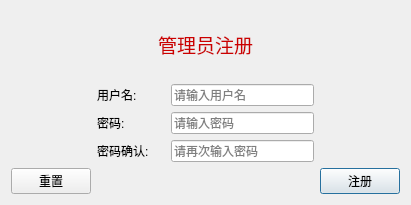
<?xml version="1.0" encoding="UTF-8"?>
<ui version="4.0">
 <class>AddAdminDialog</class>
 <widget class="QDialog" name="AddAdminDialog">
  <property name="geometry">
   <rect>
    <x>0</x>
    <y>0</y>
    <width>411</width>
    <height>205</height>
   </rect>
  </property>
  <property name="windowTitle">
   <string>Dialog</string>
  </property>
  <layout class="QGridLayout" name="gridLayout">
   <item row="5" column="4">
    <widget class="QPushButton" name="registe">
     <property name="text">
      <string>注册</string>
     </property>
     <property name="checkable">
      <bool>false</bool>
     </property>
     <property name="checked">
      <bool>false</bool>
     </property>
     <property name="default">
      <bool>true</bool>
     </property>
    </widget>
   </item>
   <item row="5" column="0">
    <widget class="QPushButton" name="reset">
     <property name="text">
      <string>重置</string>
     </property>
    </widget>
   </item>
   <item row="2" column="1">
    <widget class="QLabel" name="label_2">
     <property name="text">
      <string>用户名:</string>
     </property>
    </widget>
   </item>
   <item row="3" column="1">
    <widget class="QLabel" name="label_3">
     <property name="text">
      <string>密码:</string>
     </property>
    </widget>
   </item>
   <item row="4" column="1">
    <widget class="QLabel" name="label_4">
     <property name="text">
      <string>密码确认:</string>
     </property>
    </widget>
   </item>
   <item row="2" column="2" colspan="2">
    <widget class="QLineEdit" name="userlineEdit">
     <property name="placeholderText">
      <string>请输入用户名</string>
     </property>
    </widget>
   </item>
   <item row="3" column="2" colspan="2">
    <widget class="QLineEdit" name="pswlineEdit">
     <property name="echoMode">
      <enum>QLineEdit::Password</enum>
     </property>
     <property name="placeholderText">
      <string>请输入密码</string>
     </property>
    </widget>
   </item>
   <item row="4" column="2" colspan="2">
    <widget class="QLineEdit" name="pswlineEdit2">
     <property name="echoMode">
      <enum>QLineEdit::Password</enum>
     </property>
     <property name="placeholderText">
      <string>请再次输入密码</string>
     </property>
    </widget>
   </item>
   <item row="0" column="0" colspan="5">
    <widget class="QLabel" name="label">
     <property name="text">
      <string>&lt;html&gt;&lt;head/&gt;&lt;body&gt;&lt;p align=&quot;center&quot;&gt;&lt;span style=&quot; font-size:14pt; color:#cc0000;&quot;&gt;管理员注册&lt;/span&gt;&lt;/p&gt;&lt;/body&gt;&lt;/html&gt;</string>
     </property>
    </widget>
   </item>
  </layout>
 </widget>
 <tabstops>
  <tabstop>userlineEdit</tabstop>
  <tabstop>pswlineEdit</tabstop>
  <tabstop>pswlineEdit2</tabstop>
  <tabstop>registe</tabstop>
  <tabstop>reset</tabstop>
 </tabstops>
 <resources/>
 <connections/>
</ui>
